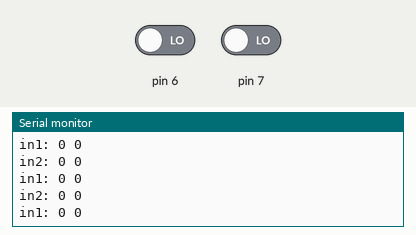
Recording of a sketch running on a simulated Arduino Uno, built with avr-gcc and run on an emulated ATmega328P. Parts: the last lines printed to the serial monitor. The test bench sets the inputs (shaded band); at power-on: pin 6 LOW, pin 7 LOW.

Above: at 1.3 s.
1.4 s: pin 6 driven HIGH
At 1.81 s:
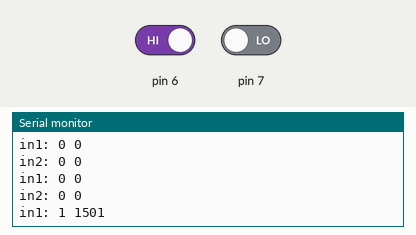
2.9 s: pin 7 driven HIGH
4.4 s: pin 6 driven LOW
At 4.82 s:
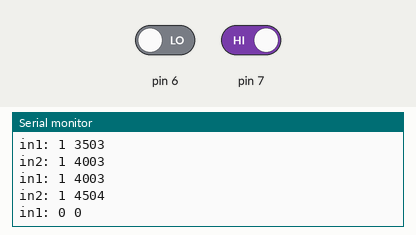
Timing chart, 0 to 7.4 s (numbered marks = the images above; inputs shaded):
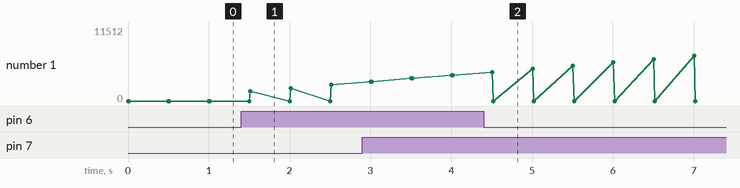

Measured:
- after the input at 1.4 s, the serial monitor: prints a new line after 0.11 s (image 1)
- after the input at 4.4 s, the serial monitor: prints a new line after 0.12 s (image 2)
- plotted number 1: 0 → 2501 after the input at 1.4 s

The sketch:

code_1.ino
```cpp
int pir_1 = 6;
int pir_2 = 7;
int in_1, in_2;
int pirOutput_1[3] = {0, 0, 0};
int pirOutput_2[3] = {0, 0, 0};
int pirOutput_3[3] = {0, 0, 0};
int pirOutput_4[3] = {0, 0, 0};
int pirTime_1[3] = {0, 0, 0};
int pirTime_2[3] = {0, 0, 0};
unsigned long t1 = 0;
unsigned long t2 = 0;
int count = 0;
int count2 = 0;
int peopleCount = 0;
void setup() {
  pinMode(6, INPUT); pinMode(7, INPUT);
  Serial.begin(9600);
  // put your setup code here, to run once:

}

void loop() {
  in_1 = pir_output(pir_1);
  in_2 = pir_output(pir_2);
  t1 = pir_time(pir_1);
  t2 = pir_time(pir_2);
  if (count >= 3) {
    //pirOutput_3 = pirOutput_1;
    //pirOutput_4 = pirOutput_2;
    count = 0;
  }
  pirOutput_1[count] = in_1;
  pirOutput_2[count] = in_2;
  pirTime_1[count] = t1;
  pirTime_2[count] = t2;
  count += 1;

//  if ((pirOutput_1=={1,1,1} and pirOutput_3=={1,1,1}) or (pirOutput_2=={1,1,1} and pirOutput_4=={1,1,1})){
//    // at least one person is continuously moving on the sensor lines
//    count2 += 1;
//  }
//  else if ((pirTime_1[2] < pirTime_2[1]) and pirTime_1[2] != 0 and pirTime_2[0] != 0) {
//    // pir_1 recieved first signal, first cross pir_1, comes into the room
//    //pirTime_1 = {0, 0, 0};
//    //pirTime_2 = {0, 0, 0};
//    peopleCount += 1;
//  }
//  else if ((pirTime_2[2] < pirTime_1[1]) and pirTime_1[2] != 0 and pirTime_2[0] != 0) {
//    // pir_2 recieved first signal, first cross pir_2, goes out to the room
//    //pirTime_1 = {0, 0, 0};
//    //pirTime_2 = {0, 0, 0};
//    peopleCount -= 1;
//  }
  Serial.print("in2: ");
  Serial.print(in_2);
  Serial.print(" ");
  Serial.println(t2);
  Serial.print("in1: ");
  Serial.print(in_1);
  Serial.print(" ");
  Serial.println(t1);
  delay(500);
  // put your main code here, to run repeatedly:

}
int pir_output(int pin) {
  int a = digitalRead(pin);
  return a;
}
unsigned long pir_time(int pin) {
  unsigned long t = 0;
  if (digitalRead(pin) == 1) {
    t = millis();
  }
  return t;

}
```
